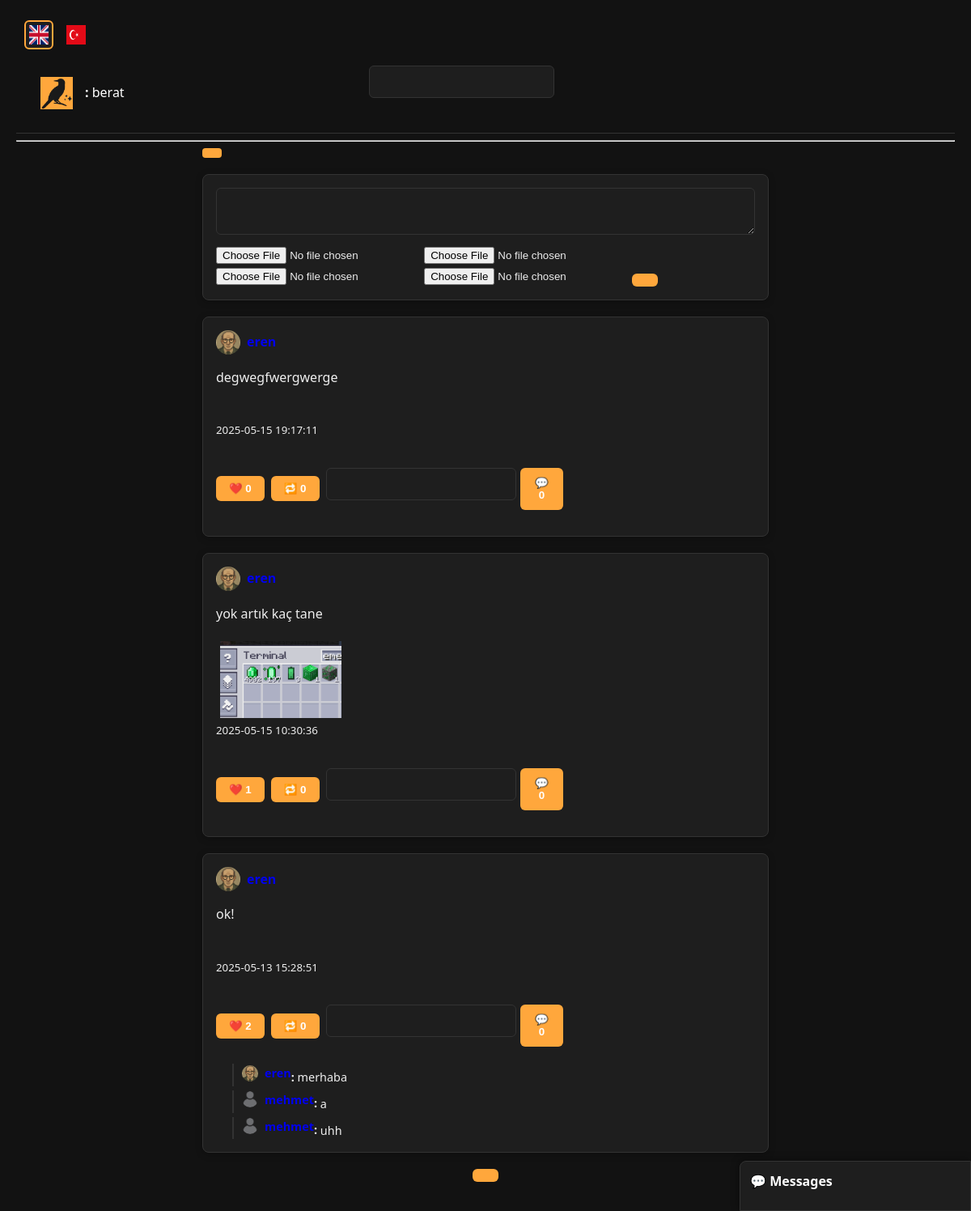
Screenshot of /index.php (signed in) with the database file from the repository.
### tables this page shows
CREATE TABLE `thoughts` (
  `id` int(11) NOT NULL,
  `user_id` int(11) NOT NULL,
  `content` varchar(280) NOT NULL,
  `created_at` timestamp NOT NULL DEFAULT current_timestamp(),
  `original_thought_id` int(11) DEFAULT NULL,
  `quote_id` int(11) DEFAULT NULL
);

CREATE TABLE `users` (
  `id` int(11) NOT NULL,
  `username` varchar(50) NOT NULL,
  `email` varchar(100) NOT NULL,
  `password` varchar(255) NOT NULL,
  `bio` text DEFAULT NULL,
  `profile_pic` varchar(255) DEFAULT NULL,
  `created_at` timestamp NOT NULL DEFAULT current_timestamp()
);

CREATE TABLE `thought_images` (
  `id` int(11) NOT NULL,
  `thought_id` int(11) NOT NULL,
  `image_path` varchar(255) NOT NULL
);

CREATE TABLE `comments` (
  `id` int(11) NOT NULL,
  `user_id` int(11) NOT NULL,
  `thought_id` int(11) NOT NULL,
  `content` text NOT NULL,
  `created_at` timestamp NOT NULL DEFAULT current_timestamp(),
  `parent_id` int(11) DEFAULT NULL,
  `parent_comment_id` int(11) DEFAULT NULL,
  `deleted` tinyint(1) DEFAULT 0
);

### includes/lang.php (called while the page is built, shortened)
<?php
$lang = $_SESSION['lang'] ?? ($_COOKIE['lang'] ?? 'en');
$lang_file = __DIR__ . '/../lang/' . $lang . '.php';
if (file_exists($lang_file)) {
    $t = require $lang_file;
} else {
    $t = require __DIR__ . '/../lang/en.php';
}

### index.php (the view, shortened to what this page needs)
<?php
require 'config.php';
require 'includes/lang.php';
require 'includes/functions.php';
include 'templates/header.php';
$filter = $_GET['filter'] ?? 'recent';
$offset = isset($_GET['offset']) ? (int) $_GET['offset'] : 0;
$limit = 20;
switch ($filter) {
    default:
        $orderSql = "t.created_at DESC";
        $whereSql = "";
        break;
}
?>
<link rel="stylesheet" href="assets/style.css">
<div class="container">
    <div class="tabs">
        <a href="?filter=recent" class="<?= $filter === 'recent' ? 'active' : '' ?>"><?= $t['recent'] ?></a>
        <a href="?filter=week" class="<?= $filter === 'week' ? 'active' : '' ?>"><?= $t['popular_week'] ?></a>
        <a href="?filter=all" class="<?= $filter === 'all' ? 'active' : '' ?>"><?= $t['popular_all'] ?></a>
    </div>
    <form method="POST" action="thought/create.php" enctype="multipart/form-data" class="card">
        <textarea name="content" placeholder="<?= $t['whats_on_your_mind'] ?>" maxlength="280" required></textarea>
        <input type="file" name="image1" accept="image/*">
        <input type="file" name="image2" accept="image/*">
        <input type="file" name="image3" accept="image/*">
        <input type="file" name="image4" accept="image/*">
        <button type="submit" class="btn"><?= $t['post_button'] ?></button>
    </form>
    <?php
    $stmt = $pdo->prepare("
        SELECT t.*, u.username,
               ot.content AS original_content,
               ou.username AS original_username,
               qt.content AS quote_content,
               qu.username AS quote_user
        FROM thoughts t
        JOIN users u ON t.user_id = u.id
        LEFT JOIN thoughts ot ON t.original_thought_id = ot.id
        LEFT JOIN users ou ON ot.user_id = ou.id
        LEFT JOIN thoughts qt ON t.quote_id = qt.id
        LEFT JOIN users qu ON qt.user_id = qu.id
        $whereSql
        ORDER BY $orderSql
        LIMIT $limit OFFSET $offset
    ");
    $stmt->execute();
    $thoughts = $stmt->fetchAll();
    foreach ($thoughts as $thought):
        $target_id = $thought['original_thought_id'] ?: $thought['id'];
        $likeCount = $pdo->query("SELECT COUNT(*) FROM likes WHERE thought_id = $target_id")->fetchColumn();
        $repostCount = $pdo->query("SELECT COUNT(*) FROM thoughts WHERE original_thought_id = $target_id")->fetchColumn();
        $quoteCount = $pdo->query("SELECT COUNT(*) FROM thoughts WHERE quote_id = $target_id")->fetchColumn();
    ?>
    <div onclick="openModal(<?= $target_id ?>)" class="card" style="cursor: pointer;">
        <?php if ($thought['original_thought_id']): ?>
            <em><?= $t['reposted_by'] ?> <?= render_user_icon($thought['username'], 20) ?></em><br>
            <?php if ($thought['original_content'] && $thought['original_username']): ?>
                <strong><?= render_user_icon($thought['original_username'], 20) ?></strong><br>
                <p><?= nl2br(htmlspecialchars($thought['original_content'])) ?></p>
            <?php else: ?>
                <p><i><?= $t['post_deleted_or_unavailable'] ?></i></p>
            <?php endif; ?>
        <?php else: ?>
            <strong><?= render_user_icon($thought['username'], 30) ?></strong><br>
            <p><?= nl2br(htmlspecialchars($thought['content'])) ?></p>
            <?php
            $stmt2 = $pdo->prepare("SELECT image_path FROM thought_images WHERE thought_id = ?");
            $stmt2->execute([$thought['id']]);
            foreach ($stmt2->fetchAll() as $img) {
                echo "<img src='uploads/" . htmlspecialchars($img['image_path']) . "' width='150' style='margin: 5px;'>";
            }
            ?>
        <?php endif; ?>
        <br><small><?= $thought['created_at'] ?></small><br><br>
        <div onclick="event.stopPropagation();" style="margin-top: 10px; display: flex; align-items: center; gap: 8px; flex-wrap: wrap;">
            <form method="POST" action="actions/like.php">
                <button type="submit" class="btn">❤️ <?= $likeCount ?></button>
            </form>
            <form method="POST" action="actions/repost.php">
                <button type="submit" class="btn">🔁 <?= $repostCount ?></button>
            </form>
            <?php if (!$thought['quote_id']): ?>
            <form method="POST" action="actions/quote.php" style="display: flex; gap: 5px;">
                <input type="text" name="content" placeholder="<?= $t['quote_placeholder'] ?>" required>
                <button type="submit" class="btn">💬 <?= $quoteCount ?></button>
            </form>
            <?php endif; ?>
        </div>
        <?php
        $comment_stmt = $pdo->prepare("SELECT comments.content, users.username FROM comments JOIN users ON comments.user_id = users.id WHERE comments.thought_id = ? ORDER BY comments.created_at DESC LIMIT 3");
        $comment_stmt->execute([$target_id]);
        foreach ($comment_stmt->fetchAll() as $comment) {
            echo "<div style='margin-top:5px; margin-left:20px; font-size:0.9em; border-left:2px solid var(--border); padding-left:10px;'>";
            echo "<strong>" . render_user_icon($comment['username'], 20) . ":</strong> " . htmlspecialchars($comment['content']);
            echo "</div>";
        }
        ?>
    </div>
    <?php endforeach; ?>
    <form method="GET" style="text-align: center;">
        <button type="submit" class="btn"><?= $t['load_more'] ?></button>
    </form>
</div>

### includes/functions.php (shortened to what this page needs)
<?php
function render_user_icon($username, $size = 40) {
    global $pdo;
    $stmt = $pdo->prepare("SELECT profile_pic FROM users WHERE username = ?");
    $stmt->execute([$username]);
    $user = $stmt->fetch();
    $img = $user && $user['profile_pic'] ? $user['profile_pic'] : 'default.png';
    $safeUsername = htmlspecialchars($username);
    $escapedImg = htmlspecialchars($img);
    return "<a href='user.php?u={$safeUsername}' style='display: inline-flex; align-items: center; gap: 8px; text-decoration: none;'>
                <img src='uploads/{$escapedImg}' width='{$size}' height='{$size}' style='border-radius:50%; object-fit:cover;'>
                {$safeUsername}
            </a>";
}

### assets/style.css (style rules this page uses)
.container { max-width: 700px; margin: 0 auto; }
.card { background: var(--card); border-radius: 8px; padding: 16px; margin-bottom: 20px; box-shadow: 0 2px 8px rgba(0,0,0,0.25); border: 1px solid var(--border); }
button, .btn { background-color: var(--accent); color: white; border: none; padding: 8px 16px; border-radius: 6px; cursor: pointer; font-weight: 600; transition: background 0.2s; }
input[type="text"], input[type="email"], input[type="password"], textarea { width: 100%; padding: 10px; border-radius: 6px; border: 1px solid var(--border); margin-bottom: 12px; font-size: 16px; background: var(--card); color: var(--text); }
input::placeholder, textarea::placeholder { color: #aaa; }
.tabs { display: flex; gap: 10px; margin-bottom: 20px; }
.tabs a { text-decoration: none; color: var(--text); padding: 6px 12px; border-radius: 4px; transition: background 0.2s; }
.tabs a.active { background-color: var(--accent); color: black; }

### rows the page displays
thoughts: user.profile_pic (picture), content "degwegfwergwerge", created_at "2025-05-15 19:17:11", likeCount "0", repostCount "0", quoteCount "0"
thoughts: user.profile_pic (picture), content "yok artık kaç tane", created_at "2025-05-15 10:30:36", likeCount "1", repostCount "0", quoteCount "0"
thought_images: image_path (picture)
thoughts: user.profile_pic (picture), content "ok!", created_at "2025-05-13 15:28:51", likeCount "2", repostCount "0", quoteCount "0"
comments: user.profile_pic (picture), content "merhaba"
comments: content "a"
comments: content "uhh"

### other values shown
$_SESSION['username'] "berat"
$t['direct_messages'] "Messages"
